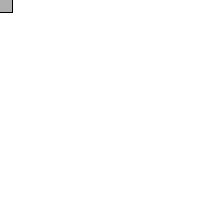
Frame 1 (no input)
Frame 60 (the mouse pressed at the canvas centre just before this capture): identical to frame 1, image omitted
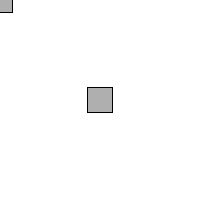
Frame 120 (the mouse held since frame 60 and released just before this capture)

The Processing sketch that drew these frames (run headless with seeded random() and noise(); from frame 60 on, the mouse is pressed at the canvas centre):

// Processing sketch: follow_mouse
// ── follow_mouse.pde
void setup() {
  size(200,200);
  background(255);
}


void draw() {

  stroke(0);
  fill(175);
  rectMode(CENTER);
  rect(mouseX,mouseY,25,25);
}
